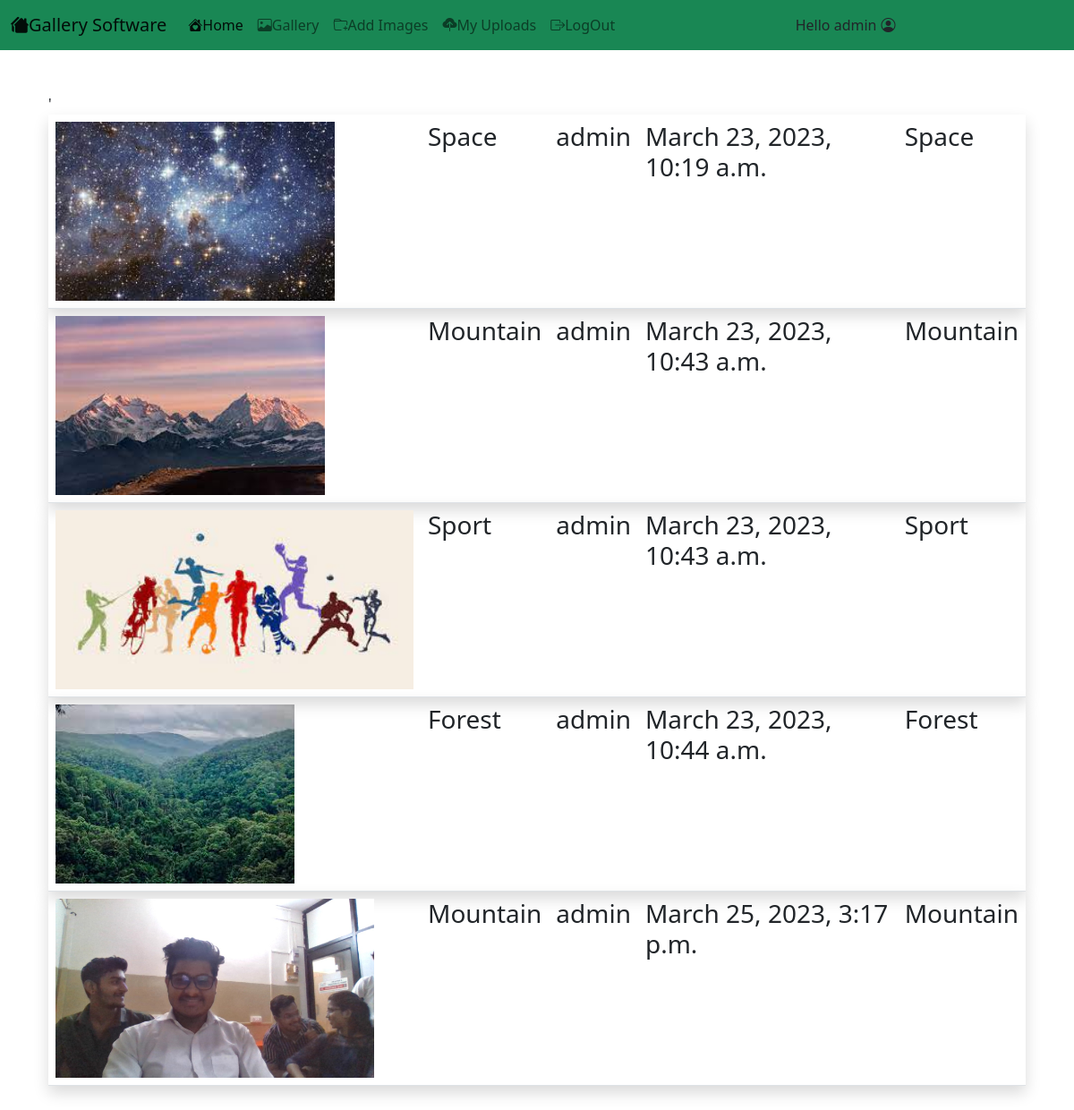
Screenshot of /myupload/ (signed in) with the database file from the repository.
### GalleryApp/models.py (models this page shows, shortened)
class ImageModel(models.Model):
    title = models.CharField(max_length=100)
    desc = models.TextField()
    uploaded_by =  models.CharField(max_length=100)
    uploaded_at = models.DateTimeField(auto_now_add=True)
    cat = models.ForeignKey(CategoryModel, on_delete=models.CASCADE)
    image = models.ImageField(upload_to='Uploaded_Image/')

class CategoryModel(models.Model):
    title = models.CharField(max_length=100)
    def __str__(self):
        return self.title

### GalleryApp/views.py (the view)
# urls.py: path('myupload/',views.MyUpload_View.as_view(), name='myupload'),
class MyUpload_View(View):
    def get(self,request):
        Images = ImageModel.objects.filter(uploaded_by = request.user)
        context = {'Images':Images}
        return render(request,'my_upload.html',context)

### templates/my_upload.html (shortened to what this page needs)
{% extends  'base.html' %}
{% load static %}
{% block body %}
<div class="container my-5">
    <table class="table">'
        {% for i in Images %}
        <tr class="shadow">
            <td>
                <img src="{{i.image.url}}" alt="No Image" height="200px">
            </td>
            <td><h3>{{i.title}}</h3></td>
            <td><h3>{{i.uploaded_by}}</h3></td>
            <td><h3>{{i.uploaded_at}}</h3></td>
            <td><h3>{{i.cat}}</h3></td>
        </tr>
        {% empty %}
        <h1 class="display-5">No Photo Go to Upload</h1>
        {% endfor %}
    </table>
</div>
{% endblock body %}

### templates/base.html (shortened to what this page needs)
<!DOCTYPE html>
{% load static %}
<html lang="en">
<head>
    <link href="https://cdn.jsdelivr.net/npm/bootstrap@5.0.2/dist/css/bootstrap.min.css" rel="stylesheet">
    <link rel="stylesheet" href="https://cdn.jsdelivr.net/npm/bootstrap-icons@1.10.3/font/bootstrap-icons.css">
    <link rel="stylesheet" href="https://cdn.jsdelivr.net/npm/bootstrap-icons@1.10.3/font/bootstrap-icons.css">
</head>
<body>
    <nav class="navbar navbar-expand-lg navbar-light bg-success">
        <div class="container-fluid">
          <a class="navbar-brand" href="#"><i class="bi bi-houses-fill"></i>Gallery Software </a>
          <div class="collapse navbar-collapse" id="navbarNav">
            <ul class="navbar-nav">
              <li class="nav-item">
                <a class="nav-link active" aria-current="page" href="{% url 'home' %}"><i class="bi bi-house-heart-fill"></i>Home</a>
              </li>
              <li class="nav-item">
                <a class="nav-link " aria-current="page" href="{% url 'gallery' %}"><i class="bi bi-image"></i>Gallery</a>
              </li>
              {% if request.user.is_authenticated %}
              <li class="nav-item">
                <a class="nav-link " aria-current="page" href="{% url 'addimage' %}"><i class="bi bi-folder-plus"></i>Add Images</a>
              </li>
              <li class="nav-item">
                <a class="nav-link " aria-current="page" href="{% url 'myupload'%}"><i class="bi bi-cloud-upload-fill"></i>My Uploads</a>
              </li>
              <li class="nav-item">
                <a class="nav-link " aria-current="page" href="{% url 'signout' %}"><i class="bi bi-box-arrow-right"></i>LogOut</a>
              </li>
              {% endif %}
            </ul>
          </div>
          {% if request.user.is_authenticated %}
          <div class="collapse navbar-collapse">Hello  {{request.user}} <i class="bi bi-person-circle " style="margin-left: 5px; width: 10px;" id="icon"></i> </div>
          {% endif %}
        </div>
      </nav>
    <div class="container mb-5 ">
        {% block body %}
        {% endblock body %}
    </div>
</body>
</html>

### rows the page displays
ImageModel: image (picture), title "Space", uploaded_by "admin", uploaded_at "March 23, 2023, 10:19 a.m.", cat "Space"
ImageModel: image (picture), title "Mountain", uploaded_by "admin", uploaded_at "March 23, 2023, 10:43 a.m.", cat "Mountain"
ImageModel: image (picture), title "Sport", uploaded_by "admin", uploaded_at "March 23, 2023, 10:43 a.m.", cat "Sport"
ImageModel: image (picture), title "Forest", uploaded_by "admin", uploaded_at "March 23, 2023, 10:44 a.m.", cat "Forest"
ImageModel: image (picture), title "Mountain", uploaded_by "admin", uploaded_at "March 25, 2023, 3:17 p.m.", cat "Mountain"

### other values shown
{{ request.user }} "admin"
